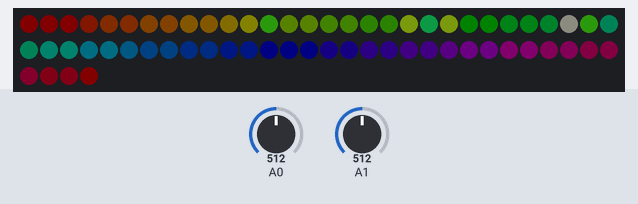
The sketch below on a simulated Teensy 3. Shown: 64 RGB LEDs in strip order, left to right, continuing on the next row. The test bench sets the inputs (shaded band); at power-on: A0 = 512, A1 = 512. Dim RGB values are drawn brighter than linear; what the sketch prints to the serial monitor is not drawn.

Above: at 1.29 s.

The sketch:

Class_2-3d-LED_grid_animation.ino
```cpp
// Addressing the XY grid

//This first block is all copy-paste and can be left alone except for brightness it just sets up the library

//led biz begin
#include <WS2812Serial.h>
//we'll be using the Teensy audio library and it doesn't play nicely with neopixels.h or fastled
// so Paul of PJRC made this much more efficient version
const int num_of_leds = 64;
const int pin = 5; // only these pins can be used on the Teensy 3.2:  1, 5, 8, 10, 31
byte drawingMemory[num_of_leds * 3];       //  3 bytes per LED
DMAMEM byte displayMemory[num_of_leds * 12]; // 12 bytes per LED
WS2812Serial leds(num_of_leds, displayMemory, drawingMemory, pin, WS2812_GRB);

//1.0 is VERY bright if you're powering it off of 5V
// this needs to be declared and set to something >0 for the LEDs to work
float max_brightness = 0.1;
//led biz end

unsigned long current_time;
unsigned long prev[8]; //array of 8 variables named "prev"
int shift;
float set_hue;
int xy_sel;
int xy_count;
int x_pot;
int y_pot;
float lfo1;
float lfo2;
float rainbow1;

void setup() {
  leds.begin(); //must be done in setup for the LEDs to work.
  analogReadAveraging(64);  //smooth the readings so they jump around less
}


void loop() {
  current_time = millis();


  if (current_time - prev[2] > 120) {
    prev[2] = current_time;
    lfo2 = lfo2 + 1;
    if (lfo2 > 7.0) {
      lfo2 = 0;
    }
  }

  if (current_time - prev[1] > 100) {
    prev[1] = current_time;
    lfo1 = lfo1 + 1;
    if (lfo1 > 7.0) {
      lfo1 = 0;
    }
  }

  if (current_time - prev[0] > 33) { //33 millis is about 30Hz, aka fps
    prev[0] = current_time;

    //its better to not put analogRead in the "bottom" of the loop
    // reading it more slowly will give less noise and we only need
    // to update it when we'd see the change it causes anyway

    x_pot = map(analogRead(A0), 0, 1023, 0, 7); //map to just 0-7 to select the column...
    y_pot = map(analogRead(A1), 0, 1023, 0, 7); //..and row
    xy_sel = x_pot + (y_pot * 8); //both of these are combined to set the exact pixel from 0-63
    Serial.println(x_pot);

    //x_count goes from 0-7 and so does y_count but since we have it arranged
    // with one for loop inside another we get x_count=0 for y_count from 0-7,
    // then x_count=1 for y_count from 0-7 and so on
    // this way we can more easily deal with the two dimensional LED array

    for ( int x_count = 0; x_count < 8; x_count++) {
      for ( int y_count = 0; y_count < 8; y_count++) {
        xy_count = x_count + (y_count * 8); //goes from 0-63

        //set_pixel_HSV(led to change, hue,saturation,value aka brightness)
        // led to change is 0-63
        // all other are 0.0 to 1.0
        // hue - 0 is red, then through the ROYGBIV to 1.0 as red again
        // saturation - 0 is fully white, 1 is fully the selected hue
        // value - 0 is off, 1 is the value set by max_brightness
        rainbow1 = (xy_count / 64.0);
        set_pixel(xy_count, rainbow1 , 1, .25); // turn everything off. otherwise the last "frame" swill still show
      }
    }

    float move1 = lfo1 + (lfo2*8);
    set_pixel(move1, .4 , .9, 1);
    set_pixel(move1 + 1, .2 , .9, 1);
    set_pixel(move1 - 1, .2 , .9, 1);
    set_pixel(move1 + 8, .3 , .9, 1);
    set_pixel(move1 - 8, .3 , .9, 1);

    set_pixel(xy_sel, .3 , 0, .5);

    leds.show(); // after we've set what we want all the LEDs to be we send the data out through this function
  }

}// loop is over


//This function is a little different than you might see in other libraries but it works pretty similar
// instead of 0-255 you see in other libraries this is all 0-1.0
// you can copy this to the bottom of any code as long as the declarations at the top in "led biz" are done

//set_pixel_HSV(led to change, hue,saturation,value aka brightness)
// led to change is 0-63
// all other are 0.0 to 1.0
// hue - 0 is red, then through the ROYGBIV to 1.0 as red again
// saturation - 0 is fully white, 1 is fully colored.
// value - 0 is off, 1 is the value set by max_brightness
// (it's not called brightness since, unlike in photoshop, we're going from black to fully lit up

//based on https://stackoverflow.com/questions/3018313/algorithm-to-convert-rgb-to-hsv-and-hsv-to-rgb-in-range-0-255-for-both

void set_pixel(int pixel, float fh, float fs, float fv) {
  byte RedLight;
  byte GreenLight;
  byte BlueLight;

  byte h = fh * 255;
  byte s = fs * 255;
  byte v = fv * max_brightness * 255;

  h = (h * 192) / 256;  // 0..191
  unsigned int i = h / 32;   // We want a value of 0 thru 5
  unsigned int f = (h % 32) * 8;   // 'fractional' part of 'i' 0..248 in jumps

  unsigned int sInv = 255 - s;  // 0 -> 0xff, 0xff -> 0
  unsigned int fInv = 255 - f;  // 0 -> 0xff, 0xff -> 0
  byte pv = v * sInv / 256;  // pv will be in range 0 - 255
  byte qv = v * (256 - s * f / 256) / 256;
  byte tv = v * (256 - s * fInv / 256) / 256;

  switch (i) {
    case 0:
      RedLight = v;
      GreenLight = tv;
      BlueLight = pv;
      break;
    case 1:
      RedLight = qv;
      GreenLight = v;
      BlueLight = pv;
      break;
    case 2:
      RedLight = pv;
      GreenLight = v;
      BlueLight = tv;
      break;
    case 3:
      RedLight = pv;
      GreenLight = qv;
      BlueLight = v;
      break;
    case 4:
      RedLight = tv;
      GreenLight = pv;
      BlueLight = v;
      break;
    case 5:
      RedLight = v;
      GreenLight = pv;
      BlueLight = qv;
      break;
  }
  leds.setPixelColor(pixel, RedLight, GreenLight, BlueLight);
}
```
